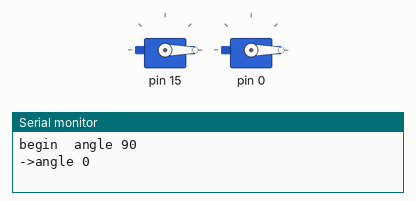
Recording of a sketch running on a simulated Arduino Uno, built with avr-gcc and run on an emulated ATmega328P. On the bench: 2 × servo, the last lines printed to the serial monitor. Wiring (inferred from the names in the program): PCA9685 PWM driver at I2C address 0x40. Servo pulses on a pin are drawn as a servo (544–2400 µs = 0–180°).

Above: at 0.05 s.
At 2.05 s:
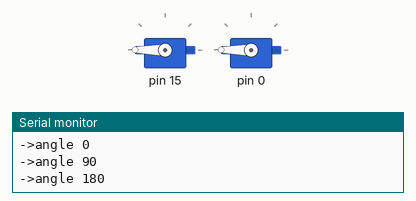
At 4.0 s:
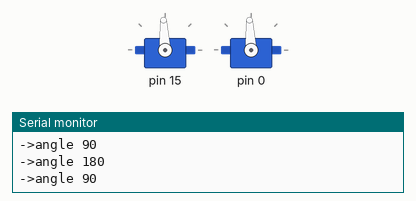
Timing chart, 0 to 5.2 s (numbered marks = the images above):
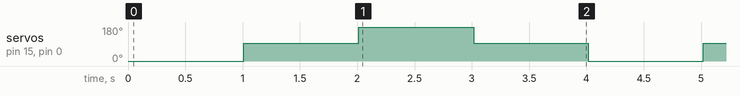

The sketch:

teste_pca9685--1.ino
```cpp
#include <SunFounder_PCA9685.h>

// Depending on your servo make, the pulse width min and max may vary, you
// want these to be as small/large as possible without hitting the hard stop
// for max range. You'll have to tweak them as necessary to match the servos you
// have!
#define SERVOMIN  500 // this is the 'minimum' pulse length count (out of 0 degree)
#define SERVOMAX  2500 // this is the 'maximum' pulse length count (out of 180 degrees)

PCA9685 pwm1 = PCA9685(0x40);

int servo1_chn = 15;
int servo2_chn = 0;

void setup() {
  Serial.begin(9600);

  pwm1.begin();
  Serial.print("begin  ");

  // default frequency is 50
  //pwm1.setFreq(50);

  // setServo(_min_pulse_width, _max_pulse_width), check them on the servo datasheet
  pwm1.setServo(SERVOMIN, SERVOMAX);

  //  servo on servo1_chn, turn to 90 degrees
  pwm1.angleWrite(servo1_chn,90);
  pwm1.angleWrite(servo2_chn,90);
  Serial.println("angle 90");
}

void loop() {
  pwm1.angleWrite(servo1_chn,0);
  pwm1.angleWrite(servo2_chn,0);
  Serial.println("->angle 0   ");
  delay(1000);

  pwm1.angleWrite(servo1_chn,90);
  pwm1.angleWrite(servo2_chn,90);
  Serial.println("->angle 90   ");
  delay(1000);

  pwm1.angleWrite(servo1_chn,180);
  pwm1.angleWrite(servo2_chn,180);
  Serial.println("->angle 180   ");
  delay(1000);

  pwm1.angleWrite(servo1_chn,90);
  pwm1.angleWrite(servo2_chn,90);
  Serial.println("->angle 90   ");
  delay(1000);

  Serial.println("   ");
}
```

Measured:
- by itself, servo on pin 15, servo on pin 0: repeats every 4.0 s: 180° 1.0 s, 93° 1.0 s, 0° 1.0 s, 93° 1.0 s
